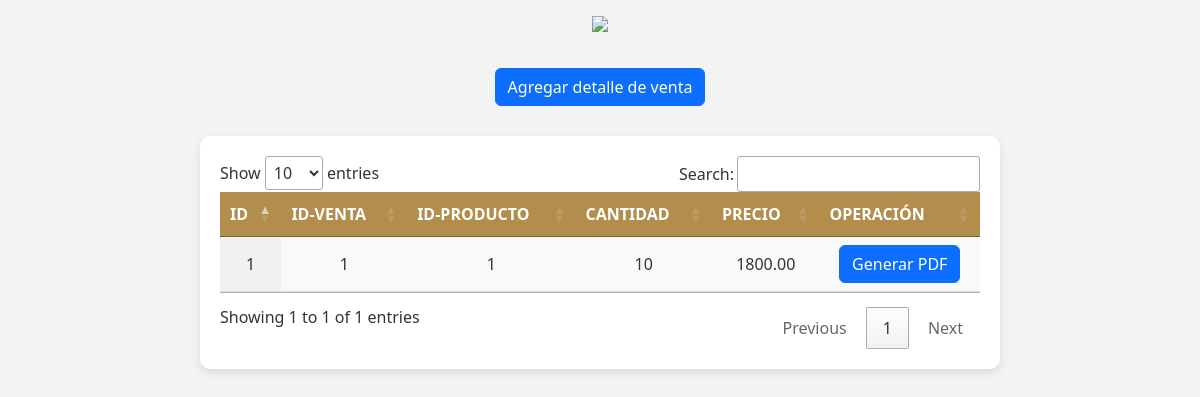
Page /FINAL2/dvp.php on the committed database.
### tables this page shows
CREATE TABLE IF NOT EXISTS `detalle_ventas` (
  `id` int(11) NOT NULL AUTO_INCREMENT,
  `id_venta` int(11) DEFAULT NULL,
  `id_producto` int(11) DEFAULT NULL,
  `cantidad` int(11) DEFAULT NULL,
  `precio` decimal(10,2) DEFAULT NULL,
  PRIMARY KEY (`id`),
  KEY `id_venta` (`id_venta`),
  KEY `id_producto` (`id_producto`)
);

### FINAL2/dvp.php (the view, shortened to what this page needs)
<?php
    $datos = [];
    include 'conexion.php';
    $query = "SELECT id, id_venta, id_producto, cantidad, precio FROM detalle_ventas ORDER BY id";
    $res = mysqli_query($conn, $query);
    while ($registro = mysqli_fetch_row($res)) {
        $datos[] = $registro;
    }
?>
<!DOCTYPE html>
<html lang="es">
<head>
    <link href="https://cdn.jsdelivr.net/npm/bootstrap@5.3.0/dist/css/bootstrap.min.css"
         rel="stylesheet">
    <link rel="stylesheet" href="https://cdn.datatables.net/1.13.4/css/jquery.dataTables.css" />
</head>
<body>
    <center>
        <a href="personal.php">
            <img src="https://i0.wp.com/tramadiseno.com.mx/wp-content/uploads/2022/08/Negro3x-1.png?fit=949%2C295&ssl=1" width="500px"/>
        </a>
        <br>
        <a class="btn btn-primary" href="agregardvp.php" role="button">Agregar detalle de venta</a>
    </center>
    <div class="table-container">
        <div class="row">
            <div class="col-12">
                <table id="table_id" class="display">
                    <thead>
                        <tr>
                            <th>Id</th>
                            <th>ID-venta</th>
                            <th>ID-producto</th>
                            <th>cantidad</th>
                            <th>precio</th>
                            <th>Operación</th>
                        </tr>
                    </thead>
                    <tbody>
                        <?php for($i = 0; $i < count($datos); $i++): ?>
                            <tr>
                                <td><?php echo $datos[$i][0]; ?></td>
                                <td><?php echo $datos[$i][1]; ?></td>
                                <td><?php echo $datos[$i][2]; ?></td>
                                <td><?php echo $datos[$i][3]; ?></td>
                                <td><?php echo $datos[$i][4]; ?></td>
                                <td>
                                    <form method="post" style="display:inline;">
                                        <button type="submit" name="download_pdf" class="btn btn-primary">Generar PDF</button>
                                    </form>
                                </td>
                            </tr>
                        <?php endfor; ?>
                    </tbody>
                </table>
            </div>
        </div>
    </div>
</body>
</html>

### FINAL2/dvp.php (style rules this page uses)
body { background-color: #f3f3f3; font-family: 'Segoe UI', Tahoma, Geneva, Verdana, sans-serif; color: #333; }
.table-container { max-width: 800px; margin: 30px auto; padding: 20px; background-color: white; border-radius: 10px; box-shadow: 0 4px 8px rgba(0, 0, 0, 0.1); }
table { width: 100%; border-collapse: collapse; text-align: center; }
th, td { padding: 12px; border-bottom: 1px solid #ddd; }
th { background-color: #b28d4c; color: white; text-transform: uppercase; }
td { background-color: #fff; color: #333; }
a { display: block; margin-top: 10px; text-align: center; }

### rows in the picture
detalle_ventas: id "1", id_venta "1", id_producto "1", cantidad "10", precio "1800.00"
